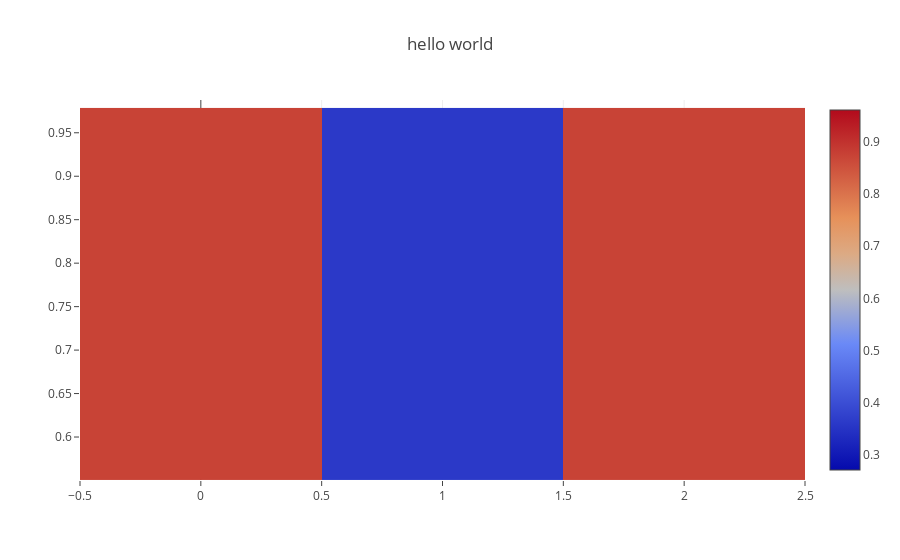

Write notebook code for a chart like this one.
### Code cell
import plotly
import plotly.graph_objs as go

plotly.offline.init_notebook_mode(connected=True)

plotly.offline.iplot({
    "data": [go.Heatmap(x = np.memmap.tolist(np.real(state.datasets['random'].parameters[1].values[:2])),#np.real(state.datasets['random'].parameters[1].values),
                        y = np.memmap.tolist(np.real(state.datasets['random'].parameters[0].values[:3])),
                        z = np.memmap.tolist(np.real(state.datasets['random'].data[:2,:3])))],
    "layout": go.Layout(title="hello world")
})

### Figure 1 — Plotly figure (JSON) as saved in the notebook; plotly's stock layout.template omitted (floating-point values rounded to 4 significant figures)
{"data": [{"type": "heatmap", "uid": "b08c91df-89c8-4bf6-bb05-8e8c0a23a74b", "x": [0, 1], "y": [0.5506, 0.9877, 0.9786], "z": [[0.874, 0.3613, 0.8741], [0.4403, 0.9608, 0.2712]]}], "layout": {"title": {"text": "hello world"}}}
